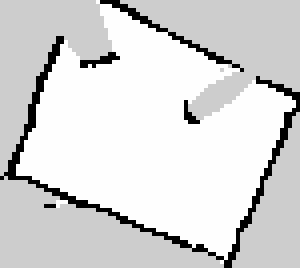
#> input picture cognitive_robot/cognitive_robot/plan_nav/auto_map.pgm, 75 x 67 px, found by its file name (shown 4 times larger)
$ python mapviz.py
#> lines starting #> are read from the running program, lines starting #| are printed output that depends on the picture; after the words box and inside, x2 and y2 are one past the last pixel; in counts of white or black regions, pixels touching at a corner belong together
#!/usr/bin/env python3

import os
import math
import yaml
import cv2
import numpy as np


_HERE = os.path.dirname(os.path.abspath(__file__))
MAPS_DIR = os.path.expanduser('~/mirte_ws/src/cognitive-robot/maps')

MAP_YAML = os.path.join(MAPS_DIR, "auto_map.yaml")

STATION_FILES = [
    {
        "yaml": os.path.join(MAPS_DIR, "station_a_location.yaml"),
        "label": "Station A",
        "color": (0, 0, 255),      # red in BGR
    },
    {
        "yaml": os.path.join(MAPS_DIR, "station_b_location.yaml"),
        "label": "Station B",
        "color": (255, 0, 0),      # blue in BGR
    },
    {
        "yaml": os.path.join(MAPS_DIR, "abacus_location.yaml"),
        "label": "Abacus",
        "color": (0, 255, 0),      # green in BGR
    },
]

OUTPUT_IMAGE = os.path.join(MAPS_DIR, "trial_map_with_stations_and_destinations.png")

# Increase this to make the final displayed/saved map larger
DISPLAY_SCALE = 6

# Station marker size before scaling
STATION_DOT_RADIUS = 1
STATION_OUTLINE_RADIUS = 1

# Destination marker size AFTER scaling
DESTINATION_DOT_RADIUS = 4
DESTINATION_OUTLINE_RADIUS = 6

# Arrow size AFTER scaling
ARROW_LENGTH_PIXELS = 30
ARROW_THICKNESS = 2
ARROW_TIP_LENGTH = 0.35

# Labels
DRAW_LABELS = False
LABEL_SCALE = 0.35
LABEL_THICKNESS = 1


def load_yaml(path):
    with open(path, "r") as f:
        return yaml.safe_load(f)


def map_to_pixel(x, y, origin_x, origin_y, resolution, image_height):
    pixel_x = int((x - origin_x) / resolution)

    # ROS map y-axis points upward, image y-axis points downward
    pixel_y = image_height - int((y - origin_y) / resolution)

    return pixel_x, pixel_y


def draw_station(
    image,
    station_name,
    station_x,
    station_y,
    pixel_x,
    pixel_y,
    color,
    width,
    height
):
    if 0 <= pixel_x < width and 0 <= pixel_y < height:
        # Filled station dot
        cv2.circle(
            image,
            (pixel_x, pixel_y),
            radius=STATION_DOT_RADIUS,
            color=color,
            thickness=-1
        )

        # Small black outline
        if STATION_OUTLINE_RADIUS > 0:
            cv2.circle(
                image,
                (pixel_x, pixel_y),
                radius=STATION_OUTLINE_RADIUS,
                color=(0, 0, 0),
                thickness=1
            )

        if DRAW_LABELS:
            cv2.putText(
                image,
                station_name,
                (pixel_x + 8, pixel_y - 8),
                cv2.FONT_HERSHEY_SIMPLEX,
                LABEL_SCALE,
                color,
                LABEL_THICKNESS
            )

        print(f"{station_name} station marker drawn successfully.")

    else:
        print(f"WARNING: {station_name} station marker is outside the map image boundaries.")
        print(f"  Map position   : x={station_x:+.3f}, y={station_y:+.3f}")
        print(f"  Pixel position : px={pixel_x}, py={pixel_y}")


def draw_destination_after_scaling(
    image,
    station_name,
    destination_x,
    destination_y,
    destination_yaw,
    pixel_x,
    pixel_y,
    original_width,
    original_height
):
    """
    Draw destination point and robot yaw arrow on the already-scaled image.

    ROS/map yaw:
        +x is right in map
        +y is up in map

    Image pixel frame:
        +x is right
        +y is down

    Therefore:
        arrow_end_x = start_x + cos(yaw)
        arrow_end_y = start_y - sin(yaw)
    """

    scaled_width = original_width * DISPLAY_SCALE
    scaled_height = original_height * DISPLAY_SCALE

    scaled_x = int(pixel_x * DISPLAY_SCALE)
    scaled_y = int(pixel_y * DISPLAY_SCALE)

    if not (0 <= scaled_x < scaled_width and 0 <= scaled_y < scaled_height):
        print(f"WARNING: {station_name} destination is outside the map image boundaries.")
        print(f"  Destination map position   : x={destination_x:+.3f}, y={destination_y:+.3f}")
        print(f"  Destination pixel position : px={pixel_x}, py={pixel_y}")
        return

    green = (0, 255, 0)

    # Green destination dot
    cv2.circle(
        image,
        (scaled_x, scaled_y),
        radius=DESTINATION_DOT_RADIUS,
        color=green,
        thickness=-1
    )

    # Black outline
    if DESTINATION_OUTLINE_RADIUS > 0:
        cv2.circle(
            image,
            (scaled_x, scaled_y),
            radius=DESTINATION_OUTLINE_RADIUS,
            color=(0, 0, 0),
            thickness=1
        )

    # Arrow showing robot alignment / yaw
    arrow_end_x = int(scaled_x + ARROW_LENGTH_PIXELS * math.cos(destination_yaw))
    arrow_end_y = int(scaled_y - ARROW_LENGTH_PIXELS * math.sin(destination_yaw))

    cv2.arrowedLine(
        image,
        (scaled_x, scaled_y),
        (arrow_end_x, arrow_end_y),
        green,
        thickness=ARROW_THICKNESS,
        tipLength=ARROW_TIP_LENGTH
    )

    if DRAW_LABELS:
        cv2.putText(
            image,
            f"{station_name} goal",
            (scaled_x + 10, scaled_y - 10),
            cv2.FONT_HERSHEY_SIMPLEX,
            0.45,
            green,
            1
        )

    print(f"{station_name} destination and yaw arrow drawn successfully.")


def main():
    # -------------------------------------------------------------------------
    # Load map metadata
    # -------------------------------------------------------------------------
    map_data = load_yaml(MAP_YAML)

    map_image_name = map_data["image"]
    resolution = float(map_data["resolution"])
    origin_x = float(map_data["origin"][0])
    origin_y = float(map_data["origin"][1])

    map_yaml_dir = os.path.dirname(os.path.abspath(MAP_YAML))
    map_image_path = os.path.join(map_yaml_dir, map_image_name)

    # -------------------------------------------------------------------------
    # Load map image
    # -------------------------------------------------------------------------
    map_img = cv2.imread(map_image_path, cv2.IMREAD_GRAYSCALE)
#> map_img is the input picture: shape (67, 75); min 0, max 254, mean 214.8

    if map_img is None:
        raise FileNotFoundError(
            f"Could not load map image: {map_image_path}\n"
            f"Make sure {map_image_name} is in the same folder as {MAP_YAML}."
        )

    height, width = map_img.shape
#> height = 67; width = 75

    # Convert grayscale map to color image so we can draw colored dots
    map_color = cv2.cvtColor(map_img, cv2.COLOR_GRAY2BGR)

    print("=" * 60)
    print("Map information")
    print("=" * 60)
    print(f"Map image        : {map_image_path}")
    print(f"Map origin       : x={origin_x:+.3f} m, y={origin_y:+.3f} m")
    print(f"Map resolution   : {resolution:.3f} m/pixel")
    print(f"Original size    : width={width}, height={height}")
#| Original size    : width=75, height=67
    print(f"Display scale    : {DISPLAY_SCALE}x")
    print(f"Final size       : width={width * DISPLAY_SCALE}, height={height * DISPLAY_SCALE}")
#| Final size       : width=450, height=402
    print("=" * 60)

    destination_draw_list = []

    # -------------------------------------------------------------------------
    # Load and draw each station marker on the original map image
    # -------------------------------------------------------------------------
    for station_file in STATION_FILES:
        station_yaml = station_file["yaml"]
        fallback_label = station_file["label"]
        color = station_file["color"]

        if not os.path.exists(station_yaml):
            print()
            print(f"WARNING: {station_yaml} not found. Skipping {fallback_label}.")
            continue

        station_data = load_yaml(station_yaml)

        station_name = station_data.get("station_name", fallback_label)

        # ---------------------------------------------------------------------
        # Draw actual station marker location
        # ---------------------------------------------------------------------
        station_x = float(station_data["map_pose"]["x"])
        station_y = float(station_data["map_pose"]["y"])

        station_pixel_x, station_pixel_y = map_to_pixel(
            station_x,
            station_y,
            origin_x,
            origin_y,
            resolution,
            height
        )

        print()
        print("-" * 60)
        print(f"Station file      : {station_yaml}")
        print(f"Station name      : {station_name}")
        print(f"Station position  : x={station_x:+.3f} m, y={station_y:+.3f} m")
        print(f"Station pixel     : px={station_pixel_x}, py={station_pixel_y}")

        draw_station(
            image=map_color,
            station_name=station_name,
            station_x=station_x,
            station_y=station_y,
            pixel_x=station_pixel_x,
            pixel_y=station_pixel_y,
            color=color,
            width=width,
            height=height
        )

        # ---------------------------------------------------------------------
        # Read destination pose from same station YAML
        # ---------------------------------------------------------------------
        if "destination_pose" not in station_data:
            print(f"WARNING: {station_yaml} has no destination_pose block.")
            print("Press b again with the updated mapper code to regenerate this file.")
            print("-" * 60)
            continue

        destination_x = float(station_data["destination_pose"]["x"])
        destination_y = float(station_data["destination_pose"]["y"])
        destination_yaw = float(station_data["destination_pose"]["yaw_rad"])

        destination_pixel_x, destination_pixel_y = map_to_pixel(
            destination_x,
            destination_y,
            origin_x,
            origin_y,
            resolution,
            height
        )

        print(f"Destination pos   : x={destination_x:+.3f} m, y={destination_y:+.3f} m")
        print(f"Destination yaw   : {math.degrees(destination_yaw):+.1f} deg")
        print(f"Destination pixel : px={destination_pixel_x}, py={destination_pixel_y}")
        print("-" * 60)

        destination_draw_list.append({
            "station_name": station_name,
            "x": destination_x,
            "y": destination_y,
            "yaw": destination_yaw,
            "pixel_x": destination_pixel_x,
            "pixel_y": destination_pixel_y,
        })
#> map_color: shape (67, 75, 3); 0.14% of pixels changed, all inside (x1, y1, x2, y2) = (24, 16, 59, 59)
#> after the loop, destination_draw_list = 1 item

    # -------------------------------------------------------------------------
    # Scale up final image
    # -------------------------------------------------------------------------
    large_map = cv2.resize(
        map_color,
        None,
        fx=DISPLAY_SCALE,
        fy=DISPLAY_SCALE,
        interpolation=cv2.INTER_NEAREST
    )

    # -------------------------------------------------------------------------
    # Draw destination points and yaw arrows AFTER scaling
    # This keeps the green goal dots/arrows visually small and clean.
    # -------------------------------------------------------------------------
    for dest in destination_draw_list:
        draw_destination_after_scaling(
            image=large_map,
            station_name=dest["station_name"],
            destination_x=dest["x"],
            destination_y=dest["y"],
            destination_yaw=dest["yaw"],
            pixel_x=dest["pixel_x"],
            pixel_y=dest["pixel_y"],
            original_width=width,
            original_height=height
        )
#> this loop made 1 pass
#> (scaled_width in draw_destination_after_scaling, scaled_height in draw_destination_after_scaling, scaled_x in draw_destination_after_scaling, scaled_y in draw_destination_after_scaling, green in draw_destination_after_scaling, arrow_end_x in draw_destination_after_scaling, arrow_end_y in draw_destination_after_scaling) on pass 1: (450, 402, 270, 282, (0, 255, 0), 293, 300)
#| Station A destination and yaw arrow drawn successfully.
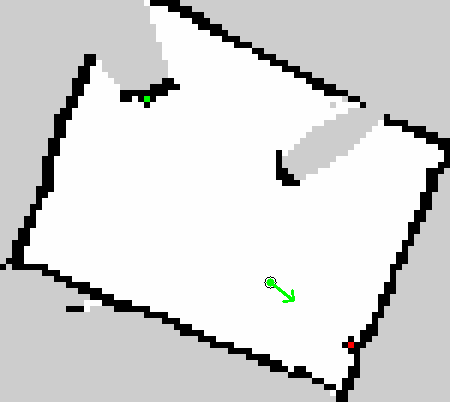
#> large_map: shape (402, 450, 3); mean B, G, R 214.1, 214.4, 214.2

    # -------------------------------------------------------------------------
    # Save and display result
    # -------------------------------------------------------------------------
    cv2.imwrite(OUTPUT_IMAGE, large_map)

    print()
    print("=" * 60)
    print(f"Saved enlarged overlay image as: {OUTPUT_IMAGE}")
    print("=" * 60)

    cv2.imshow("SLAM Map with Stations and Robot Destination Goals", large_map)
    cv2.waitKey(0)
    cv2.destroyAllWindows()


if __name__ == "__main__":
    main()
